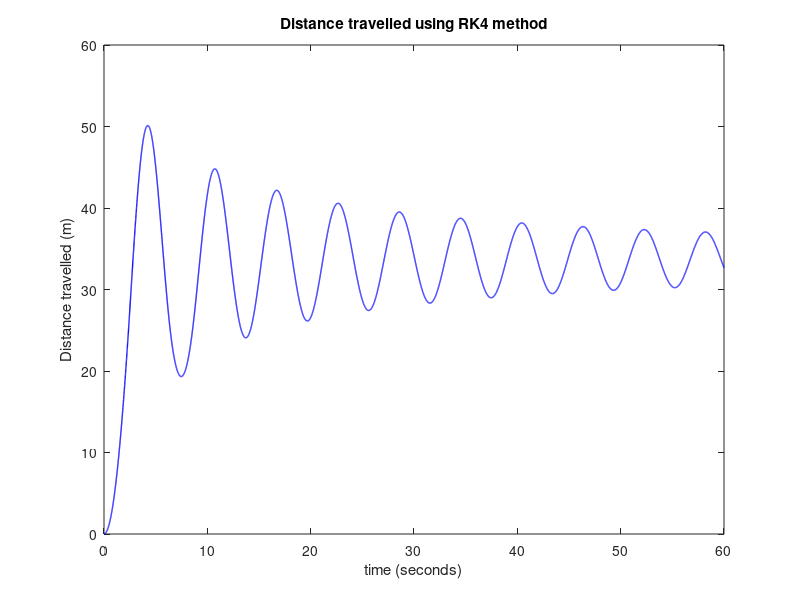
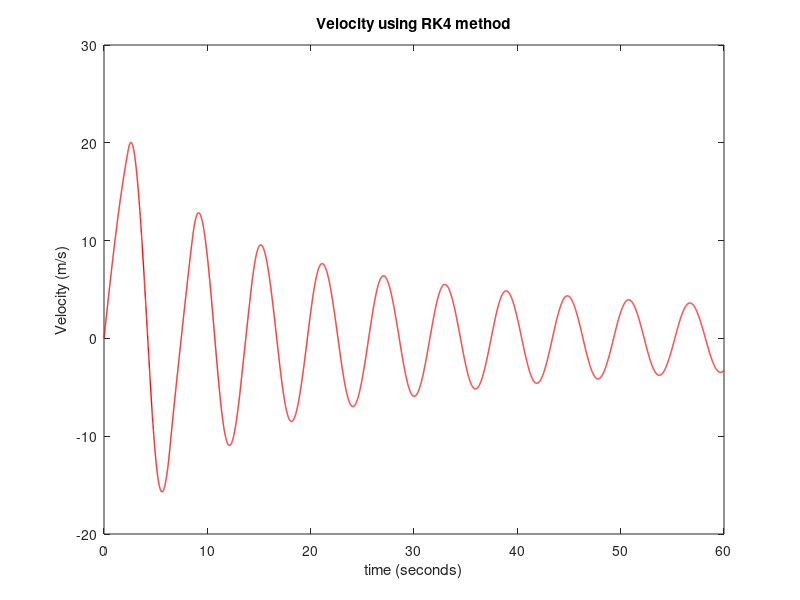
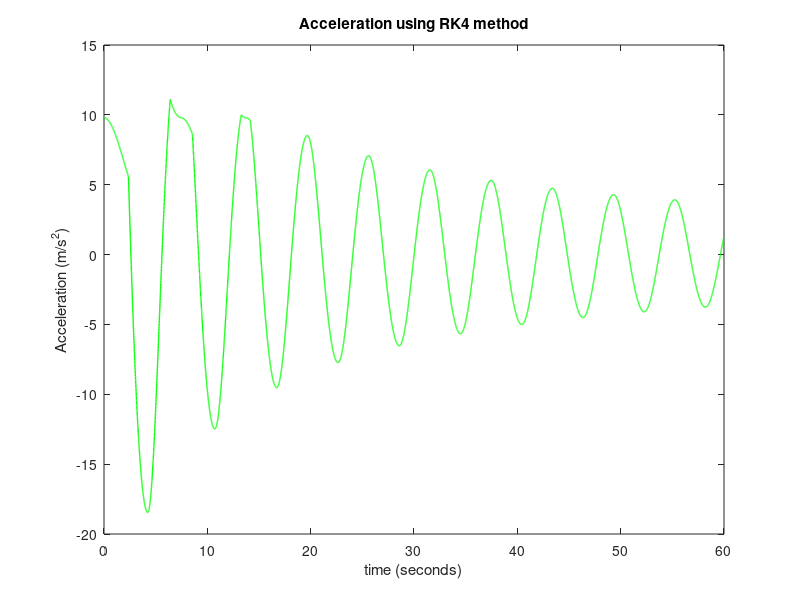

Reproduce these figures in MATLAB, in order. (Note: this script raises an error after producing the figures.)
% Reset
clear all
close all
clc

% Parameters
H = 74;        % Height of jump point (m)
D = 31;        % Deck height (m)
c = 0.9;            % Drag coefficient (kg/m)
m = 80;             % Mass of jumper (kg)
L = 25;             % length of bungee rope (m)
k = 90;             % spring constant (N/m)
g = 9.8;            % gravitational acceleration (m/s^2)
C = c/m;            % Scaled drag coefficient
K = k/m;            % Scaled spring constant

% Initial conditions
y0 = 0;
v0 = 0;
T = 60;
n = 10000;

% Acceleration
a = @(t,y,v) g - C*v*abs(v) - K*max(0, y - L);

% subintervals
h = T/n;        % time step 
t = 0:h:T;     % time vector

% State arrays
y = zeros(1,n+1);  v = zeros(1,n+1);

% RK4
for j = 1:n
    k1 = h*(g - C*abs(v(j))*v(j) - max(0, K*(y(j) - L)));
    k2 = h*(g - C*abs(v(j) + k1/2)*(v(j) + k1/2) - max(0, K*(y(j) - L)));
    k3 = h*(g - C*abs(v(j) + k2/2)*(v(j) + k2/2) - max(0, K*(y(j) - L)));
    k4 = h*(g - C*abs(v(j) + k3)*(v(j) + k3) - max(0, K*(y(j) - L)));
    v(j+1) = v(j) + 1/6 * (k1 + 2*k2 + 2*k3 + k4);
    y(j+1) = y(j) + h*v(j);
end

% DISPLACEMENT GRAPH
figure(1); 
plot(t,y,'b', 'LineWidth',1)
xlabel('time (seconds)');
ylabel('Distance travelled (m)');
title('Distance travelled using RK4 method');


% BOUNCES
peaks = 0;
for i = 3:n
    if (y(i) < y(i-1) && y(i-1) > y(i-2))
    peaks = peaks + 1;
    end
end
fprintf('In %d seconds, %d bounces take place.\n', T, peaks)

% VELOCITY GRAPH
figure(2);
plot(t,v,'r', 'LineWidth',1)
xlabel('time (seconds)');
ylabel('Velocity (m/s)');
title('Velocity using RK4 method');

% MAXIMUM SPEED
[value, index] = max(v);
fprintf('Maximum speed of %.2fm/s occurs at %.2f seconds.\n', value, t(index))

% ACCELERATION GRAPH
a = (v(3:end) - v(1:end-2))/(2*h);
figure(3);
plot(t(1:n-1), a, 'g', 'LineWidth',1)
xlabel('time (seconds)'); ylabel('Acceleration (m/s^2)');
title('Acceleration using RK4 method');

% MAX ACCELERATION
[value2, index2] = max(abs(a));
fprintf('Maximum acceleration of %.3fm/s^2 after %.2f seconds during the 60 second jump.\n', value2, t(index2))


% Automated Camera System

camera = H - D;

closest_points = findClosestPoints(camera, y);
p = interpolation(closest_points);
r = rootFinder([p(1), p(2), p(3), p(4) - camera]);

result = r(isbetween(r,closest_points(1,1),closest_points(4,1)));
result_seconds = result * h;

fprintf('The camera should take a photograph at %.2f seconds after the jump.\n', result_seconds)

% Water Touch

distance_from_water = H - (max(y) + 1.75);
initial_distance_from_water = distance_from_water;

L = H - distance_from_water;

magnitude = 0.01;

while 1
    % State arrays
    y = zeros(1,n+1);  v = zeros(1,n+1);
    
    % RK4
    for j = 1:n
        k1 = h*(g - C*abs(v(j))*v(j) - max(0, K*(y(j) - L)));
        k2 = h*(g - C*abs(v(j) + k1/2)*(v(j) + k1/2) - max(0, K*(y(j) - L)));
        k3 = h*(g - C*abs(v(j) + k2/2)*(v(j) + k2/2) - max(0, K*(y(j) - L)));
        k4 = h*(g - C*abs(v(j) + k3)*(v(j) + k3) - max(0, K*(y(j) - L)));
        v(j+1) = v(j) + 1/6 * (k1 + 2*k2 + 2*k3 + k4);
        y(j+1) = y(j) + h*v(j);
    end

    distance_from_water = H - (max(y) + 1.75);
    a = (v(3:end) - v(1:end-2))/(2*h);

    if isbetween(distance_from_water, -0.01, 0.01) && max(abs(a)) < 2*g
        break;
    end

    if max(abs(a)) > 2*g
        k = k - 0.1 * magnitude; 
        L = L - 1 * magnitude;
    elseif distance_from_water > 0
        k = k + 0.1 * magnitude;
        L = L + distance_from_water;
    elseif distance_from_water < 0
        L = L + distance_from_water;
    end

    K = k/m;

end

fprintf('Water Touch achieved with L=%.1f & k=%.2f.\n', L, k);

% BOUNCES
peaks = 0;
for i = 3:n
    if (y(i) < y(i-1) && y(i-1) > y(i-2))
    peaks = peaks + 1;
    end
end
fprintf('Water Touch: In %d seconds, %d bounces take place.\n', T, peaks)

% DISPLACEMENT GRAPH
figure(4); 
plot(t,y,'b', 'LineWidth',1)
xlabel('time (seconds)');
ylabel('Distance travelled (m)');
title('Water Touch: Distance travelled using RK4 method');

